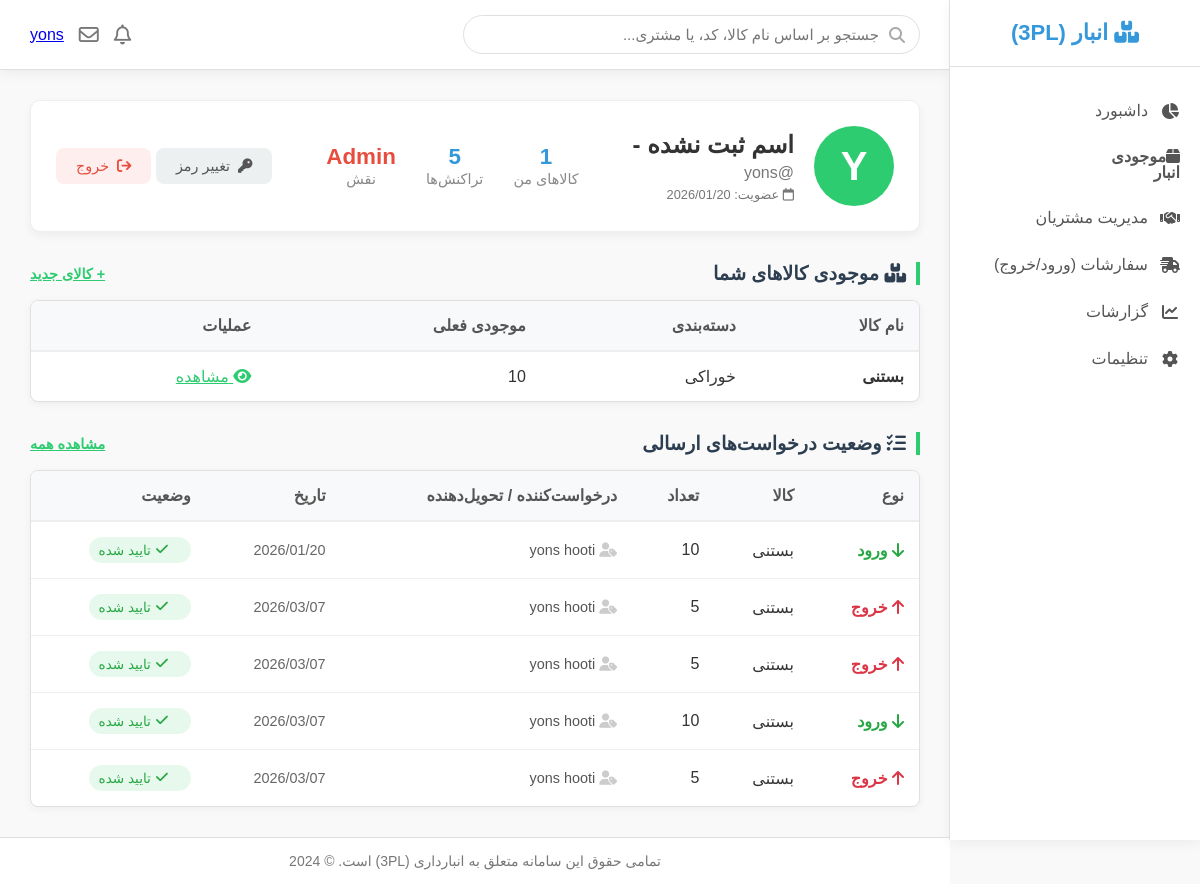
The page /account/profile/ (signed in) on the database its author committed.
### account/models.py (models this page shows, shortened)
class User(AbstractBaseUser, PermissionsMixin):
    username = models.CharField(unique=True, max_length=255)
    first_name = models.CharField(max_length=255, null=True, blank=True)
    last_name = models.CharField(max_length=255, null=True, blank=True)
    phon = models.CharField(max_length=11)
    email = models.EmailField(unique=True)
    address = models.CharField(max_length=120, null=True, blank=True)
    supplier_user = models.ForeignKey(Supplier, on_delete=models.CASCADE,null=True,blank=True,related_name='supplier_user')
    is_active = models.BooleanField(default=True)
    is_staff = models.BooleanField(default=False)
    is_superuser = models.BooleanField(default=False)
    created_at = models.DateTimeField(auto_now_add=True)
    updated_at = models.DateTimeField(auto_now=True)
    objects = UserManager()
    USERNAME_FIELD = 'username'
    REQUIRED_FIELDS = [ 'phon', 'email']
    class Meta:
        ordering = ['-created_at']
        indexes = [
            models.Index(fields=['-created_at']),
        ]

### supplier/models.py (models this page shows, shortened)
class GoodSupplier(models.Model):
    supplier = models.ForeignKey(Supplier,related_name='suppliers',on_delete=models.CASCADE)
    good = models.ForeignKey(Goods,related_name='suppliers_goods',on_delete=models.CASCADE)
    number = models.PositiveIntegerField(default=0)
    created_at = models.DateTimeField(auto_now_add=True)
    class Meta:
        ordering = ('-created_at',)
        verbose_name = 'کالاها'
        verbose_name_plural = "کالاها"

### goods/models.py (models this page shows, shortened)
class Goods(models.Model):
    category = models.ForeignKey(Category, on_delete=models.CASCADE, related_name='goods_category',
                                 verbose_name='دسته بندی')
    name = models.CharField(max_length=100, verbose_name='اسم')
    minimum_stock = models.PositiveIntegerField(default=10, verbose_name="حداقل موجودی برای هشدار")
    slug = models.SlugField(max_length=100, unique=True)
    amount = models.PositiveIntegerField(default=0, verbose_name='تعداد')
    good_code = models.CharField(max_length=10, blank=True, null=True, unique=True, verbose_name='کد کالا (نوشته نشود)')
    created_at = models.DateTimeField(auto_now_add=True)
    updated_at = models.DateTimeField(auto_now=True)
    class Meta:
        ordering = ['name']
        verbose_name = 'کالا'
        verbose_name_plural = 'کالاها'

class Category(models.Model):
    name = models.CharField(max_length=100)
    slug = models.SlugField(max_length=100, unique=True)
    created_at = models.DateTimeField(auto_now_add=True)
    class Meta:
        ordering = ['name']
        verbose_name = 'دسته بندی'
        verbose_name_plural = 'دسته بندی ها'

### entry_exit/models.py (models this page shows, shortened)
class EntryExit(models.Model):
    good = models.ForeignKey(Goods, on_delete=models.CASCADE, related_name='entry_exit_good', verbose_name='کالا')
    supplier_good = models.ForeignKey(Supplier, on_delete=models.CASCADE, related_name='entry_exit_supplier',
                                      verbose_name='تامین کننده')
    good_supplier = models.ForeignKey(GoodSupplier, on_delete=models.CASCADE, related_name='entry_exit_good_supplier',
                                      verbose_name='کالاهای مشتری',null=True,blank=True)
    applicant_person = models.CharField(verbose_name='شخص درخواست دهنده')
    type_of_operation = models.CharField(verbose_name='نوع')
    number = models.PositiveIntegerField(default=1, verbose_name='تعداد')
    registering_user = models.ForeignKey(User, on_delete=models.CASCADE, related_name='entry_exit_user',
                                         verbose_name='کاربر ثبت کننده')
    is_active = models.BooleanField(default=False, verbose_name='تایید ورود به انبار')
    created_at = models.DateTimeField(auto_now_add=True, verbose_name='زمان ثبت')
    class Mate:
        ordering = ('-created_at',)
        indexes = [models.Index(fields=['-created_at'])]
        verbose_name = 'ورود و خروج'
        verbose_name_plural = 'ورود و خروج ها'

### account/views.py (the view)
# urls.py: path('profile/', views.profile, name='profile'),
@login_required
def profile(request):
    user = request.user
    goods = GoodSupplier.objects.filter(supplier=user.supplier_user)
    entry_exit = EntryExit.objects.filter(supplier_good=user.supplier_user)
    return render(request,'account/profile.html', {'user': user, 'goods': goods,
                                                   'entry_exit': entry_exit,'goods_count':goods.count(),'transactions_count':entry_exit.count()})

### account/template/account/profile.html (shortened to what this page needs)
{% extends 'parent/base.html' %}
{% load static %}
{% block content %}
<div class="dashboard-container">
    <div class="profile-card">
        <div class="user-identity">
            <div class="avatar-circle">
                {{ user.username|slice:":1"|upper }}
            </div>
            <div class="user-details">
                <h2>{{ user.first_name|default:'اسم ثبت نشده' }} {{ user.last_name|default:'-' }}</h2>
                <p>@{{ user.username }}</p>
                <p style="font-size: 0.8rem; margin-top: 5px;">
                    <i class="fa-regular fa-calendar"></i> عضویت: {{ user.created_at|date:"Y/m/d" }}
                </p>
            </div>
        </div>
        <div class="user-stats">
            <div class="stat-box">
                <span class="stat-number">{{ goods_count }}</span>
                <span class="stat-label">کالاهای من</span>
            </div>
            <div class="stat-box">
                <span class="stat-number">{{ transactions_count }}</span>
                <span class="stat-label">تراکنش‌ها</span>
            </div>
            {% if user.is_superuser %}
            <div class="stat-box">
                <span class="stat-number" style="color: var(--danger-color);">Admin</span>
                <span class="stat-label">نقش</span>
            </div>
            {% endif %}
        </div>
        <div>
            <a href="{% url 'account:PasswordChangeView' %}" class="app-btn" style="background-color: var(--light-color); color: #555; font-size: 0.9rem;">
                <i class="fa-solid fa-key"></i> تغییر رمز
            </a>
            <form action="{% url 'account:logout' %}" method="post" style="display:inline;">
                <button type="submit" class="app-btn" style="background-color: #fee; color: var(--danger-color); font-size: 0.9rem;">
                    <i class="fa-solid fa-sign-out"></i> خروج
                </button>
            </form>
        </div>
    </div>
    <div>
        <div class="section-title">
            <span><i class="fa-solid fa-boxes-stacked"></i> موجودی کالاهای شما</span>
            <a href="{% url 'goods:add_goods' %}" style="font-size: 0.9rem; color: var(--secondary-color);">+ کالای جدید</a>
        </div>
        <div class="data-card table-responsive">
            <table class="custom-table">
                <thead>
                    <tr>
                        <th>نام کالا</th>
                        <th>دسته‌بندی</th>
                        <th>موجودی فعلی</th>
                        <th>عملیات</th>
                    </tr>
                </thead>
                <tbody>
                    {% for good in goods %}
                    <tr>
                        <td><strong>{{ good.good.name }}</strong></td>
                        <td>{{ good.good.category.name|default:"-" }}</td>
                        <td>{{ good.number }}</td>
                        <td>
                            <a href="{% url 'goods:detail_good' good.good.id %}" style="color: var(--secondary-color);">
                                <i class="fa-solid fa-eye"></i> مشاهده
                            </a>
                        </td>
                    </tr>
                    {% empty %}
                    <tr>
                        <td colspan="4" style="text-align: center; color: #999; padding: 30px;">
                            هنوز کالایی ثبت نکرده‌اید.
                        </td>
                    </tr>
                    {% endfor %}
                </tbody>
            </table>
        </div>
    </div>
    <div>
        <div class="section-title">
            <span><i class="fa-solid fa-list-check"></i> وضعیت درخواست‌های ارسالی</span>
            <a href="{% url 'entry_exit:list_entry_exit' %}" style="font-size: 0.9rem; color: var(--secondary-color);">مشاهده همه</a>
        </div>
        <div class="data-card table-responsive">
            <table class="custom-table">
                <thead>
                    <tr>
                        <th>نوع</th>
                        <th>کالا</th>
                        <th>تعداد</th>
                        <th>درخواست‌کننده / تحویل‌دهنده</th>
                        <th>تاریخ</th>
                        <th>وضعیت</th>
                    </tr>
                </thead>
                <tbody>
                    {% for req in entry_exit %}
                    <tr>
                        <td>
                            {% if req.type_of_operation == 'entry' %}
                                <span class="type-entry"><i class="fa-solid fa-arrow-down"></i> ورود</span>
                            {% else %}
                                <span class="type-exit"><i class="fa-solid fa-arrow-up"></i> خروج</span>
                            {% endif %}
                        </td>
                        <td>{{ req.good.name }}</td>
                        <td>{{ req.number }}</td>
                        <td>
                            <span style="color: #555; font-size: 0.9rem;">
                                <i class="fa-solid fa-user-tag" style="color: #ccc;"></i>
                                {{ req.applicant_person|default:"---" }}
                            </span>
                        </td>
                        <td style="font-size: 0.9rem; color: #666;">
                            {{ req.created_at|date:"Y/m/d" }}
                        </td>
                        <td>
                            {% if req.is_active %}
                                <span class="status-badge status-approved">
                                    <i class="fa-solid fa-check"></i> تایید شده
                                </span>
                            {% else %}
                                <span class="status-badge status-pending">
                                    <i class="fa-solid fa-clock"></i> در انتظار تایید
                                </span>
                            {% endif %}
                        </td>
                    </tr>
                    {% empty %}
                    <tr>
                        <td colspan="6" style="text-align: center; color: #999; padding: 30px;">
                            هیچ درخواستی یافت نشد.
                        </td>
                    </tr>
                    {% endfor %}
                </tbody>
            </table>
        </div>
    </div>
</div>
{% endblock %}

### goods/template/parent/base.html (shortened to what this page needs)
{% load static %}
<!DOCTYPE html>
<html lang="fa" dir="rtl">
<head>
    <link href="https://cdn.fontcdn.ir/Font/Persian/Vazir/Vazir.css" rel="stylesheet" type="text/css">
    <link rel="stylesheet" href="https://cdnjs.cloudflare.com/ajax/libs/font-awesome/6.5.1/css/all.min.css">
    {% load static %}
    <link rel="stylesheet" href="{% static 'css/base.css' %}">
</head>
<body>
    <aside class="app-sidebar">
        <div class="sidebar-header">
            <h2><i class="fa-solid fa-boxes-stacked"></i> انبار (3PL)</h2>
        </div>
        <nav class="sidebar-nav">
            <ul>
                <li><a href="{% url 'goods:dashboard_view' %}"><i class="fa-solid fa-chart-pie"></i> داشبورد</a></li>
                {% if user.supplier_user %}
                <li><a href="{% url 'goods:list_goods' %}" class="{% if request.resolver_match.url_name == 'list_goods' %}active{% endif %}"><i class="fa-solid fa-box">موجودی انبار</i> </a></li>
                {% endif %}
                {% if user.is_superuser %}
                <li><a href="{% url 'supplier:list_supplier' %}"><i class="fa-solid fa-handshake"></i> مدیریت مشتریان</a></li>
                {% endif %}
                <li><a href="{% url 'entry_exit:list_entry_exit' %}"><i class="fa-solid fa-truck-fast"></i> سفارشات (ورود/خروج)</a></li>
                <li><a href="#"><i class="fa-solid fa-chart-line"></i> گزارشات</a></li>
                <li><a href="#"><i class="fa-solid fa-gear"></i> تنظیمات</a></li>
            </ul>
        </nav>
    </aside>
    <div class="app-main-content">
        <header class="app-main-header">
            <div class="header-search-box">
                <i class="fa-solid fa-search"></i>
                <form method="get" action="{% url 'goods:search_goods' %}">
                    <input type="text" name="query" placeholder="جستجو بر اساس نام کالا، کد، یا مشتری...">
                </form>
            </div>
            <div class="header-user-profile">
                <i class="fa-regular fa-bell"></i>
                <i class="fa-regular fa-envelope"></i>
                <a href="{% url 'account:profile' %}" >{{user.username}}</a>
            </div>
        </header>
        <main class="page-content">
            {% block content %}{% endblock %}
        </main>
        <footer class="app-footer">
            تمامی حقوق این سامانه متعلق به انبارداری (3PL) است. &copy; 2024
        </footer>
    </div>
</body>
</html>

### goods/static/css/base.css (style rules this page uses)
:root { --primary-color: #3498db; --secondary-color: #2ecc71; --danger-color: #e74c3c; --warning-color: #f39c12; --light-color: #ecf0f1; --dark-color: #2c3e50; --bg-color: #f9f9f9; --sidebar-bg: #ffffff; --header-bg: #ffffff; --table-header-bg: #f1f3f5; --border-color: #e0e0e0; --shadow: 0 4px 12px rgba(0, 0, 0, 0.05); }
body { font-family: 'Vazir', sans-serif; margin: 0; padding: 0; display: flex; background-color: var(--bg-color); color: var(--dark-color); }
.app-sidebar { width: 250px; background-color: var(--sidebar-bg); border-left: 1px solid var(--border-color); height: 100vh; position: fixed; top: 0; right: 0; padding: 20px 0; box-shadow: var(--shadow); z-index: 100; }
.sidebar-header { text-align: center; padding-bottom: 20px; border-bottom: 1px solid var(--border-color); margin-bottom: 20px; }
.sidebar-header h2 { margin: 0; color: var(--primary-color); font-size: 22px; }
.sidebar-nav ul { list-style: none; padding: 0; margin: 0; }
.sidebar-nav a { display: flex; align-items: center; gap: 12px; padding: 14px 20px; text-decoration: none; color: #555; font-size: 16px; transition: all 0.3s ease; }
.sidebar-nav a i { width: 20px; text-align: center; }
.app-main-content { margin-right: 250px; width: calc(100% - 250px); display: flex; flex-direction: column; }
.app-main-header { background-color: var(--header-bg); border-bottom: 1px solid var(--border-color); padding: 15px 30px; display: flex; justify-content: space-between; align-items: center; box-shadow: var(--shadow); position: sticky; top: 0; z-index: 99; }
.header-search-box { position: relative; width: 400px; }
.header-search-box input { width: 100%; padding: 10px 40px 10px 15px; border: 1px solid var(--border-color); border-radius: 20px; font-family: 'Vazir', sans-serif; font-size: 15px; transition: all 0.3s ease; }
.header-search-box i { position: absolute; right: 15px; top: 50%; transform: translateY(-50%); color: #aaa; }
.header-user-profile { display: flex; align-items: center; gap: 15px; }
.header-user-profile i { font-size: 20px; color: #777; cursor: pointer; }
.page-content { padding: 30px; flex-grow: 1; }
.app-btn { padding: 10px 20px; border: none; border-radius: 8px; font-family: 'Vazir', sans-serif; font-size: 15px; cursor: pointer; transition: all 0.3s ease; text-decoration: none; display: inline-flex; align-items: center; gap: 8px; }
.status-badge { display: inline-flex; align-items: center; gap: 6px; padding: 5px 10px; border-radius: 15px; font-size: 13px; font-weight: 500; }
.status-badge::before { content: ''; width: 8px; height: 8px; border-radius: 50%; display: inline-block; }
.app-footer { padding: 15px 30px; border-top: 1px solid var(--border-color); text-align: center; font-size: 14px; color: #777; background-color: white; }

### rows shown on the page
User: username "yons", username "Y", first_name "اسم ثبت نشده", last_name "-", created_at "2026/01/20"
GoodSupplier: good.name "بستنی", good.category.name "خوراکی", number "10"
EntryExit: type_of_operation "entry" (drawn), good.name "بستنی", number "10", applicant_person "yons hooti", created_at "2026/01/20", is_active True (drawn)
EntryExit: type_of_operation "exit" (drawn), good.name "بستنی", number "5", applicant_person "yons hooti", created_at "2026/03/07", is_active True (drawn)
EntryExit: type_of_operation "exit" (drawn), good.name "بستنی", number "5", applicant_person "yons hooti", created_at "2026/03/07", is_active True (drawn)
EntryExit: type_of_operation "entry" (drawn), good.name "بستنی", number "10", applicant_person "yons hooti", created_at "2026/03/07", is_active True (drawn)
EntryExit: type_of_operation "exit" (drawn), good.name "بستنی", number "5", applicant_person "yons hooti", created_at "2026/03/07", is_active True (drawn)

### other values the page prints
{{ goods_count }} "1"
{{ transactions_count }} "5"
